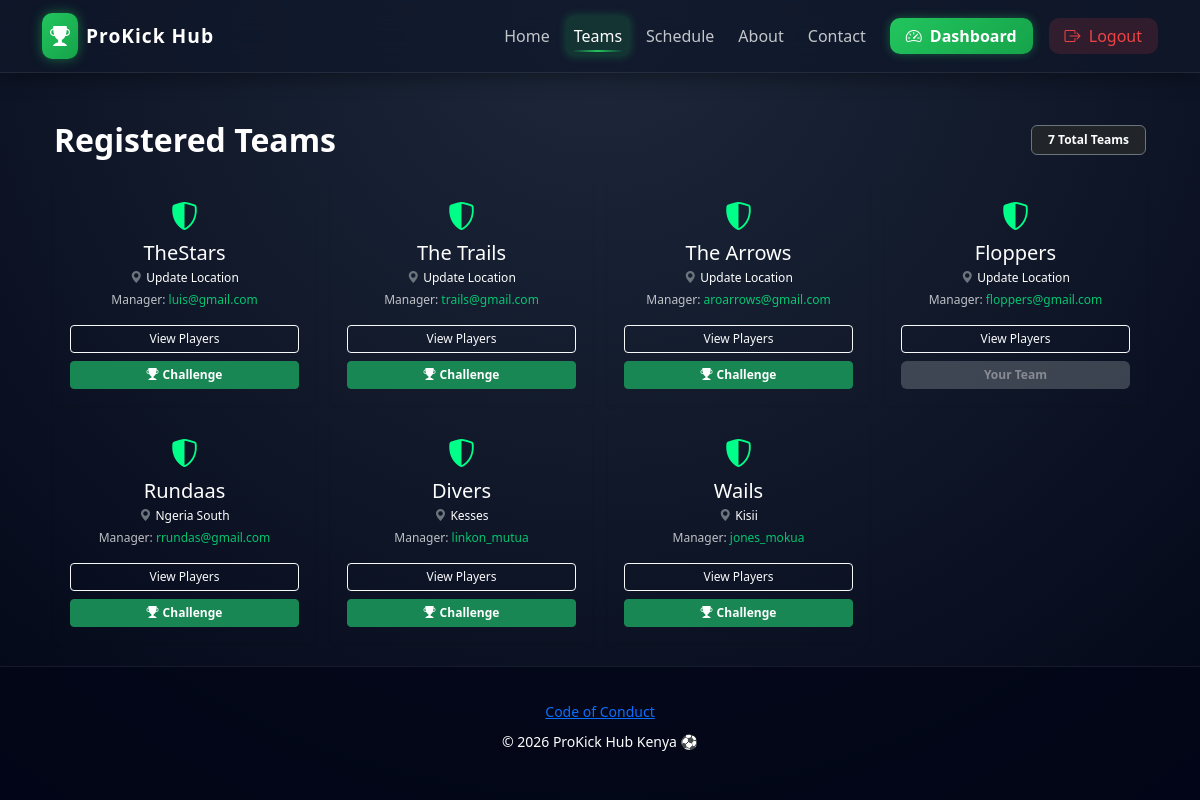
/teams/ (signed in), run on the app's committed database.
### soccerApp/models.py (models this page shows, shortened)
class Team(models.Model):
    manager = models.OneToOneField(User, on_delete=models.CASCADE, related_name='team')
    name = models.CharField(max_length=100)
    location = models.CharField(max_length=255, default="Kisumu", help_text="Enter home ground or city")
    created_at = models.DateTimeField(auto_now_add=True)

### soccerApp/views.py (the view)
# urls.py: path('teams/', views.team_list, name='team_list'),
def team_list(request):
    teams = Team.objects.all()
    return render(request, 'soccerApp/team_list.html', {'teams': teams})

### soccerApp/templates/soccerApp/team_list.html (shortened to what this page needs)
{% extends 'soccerApp/base.html' %}
{% block content %}
<div class="container mt-4">
    <div class="d-flex justify-content-between align-items-center mb-4">
        <h2 class="mb-0 text-white fw-bold">Registered Teams</h2>
        <span class="badge bg-dark border border-secondary text-white px-3 py-2">{{ teams.count }} Total Teams</span>
    </div>
    <div class="row g-3">
        {% for team in teams %}
        <div class="col-6 col-md-4 col-lg-3">
            <div class="glass-card p-3 h-100 text-center shadow-sm d-flex flex-column">
                <div class="h3 mb-2 text-accent"><i class="bi bi-shield-shaded"></i></div>
                <h5 class="mb-1 text-truncate text-white">{{ team.name }}</h5>
                <p class="text-white smaller mb-1">
                    <i class="bi bi-geo-alt-fill me-1 text-secondary"></i>{{ team.location }}
                </p>
                <p class="smaller text-light opacity-75 mb-3">
                    Manager: <span class="text-accent">{{ team.manager.username }}</span>
                </p>
                <div class="mt-auto d-grid gap-2">
                    <button type="button"
                            class="btn btn-sm btn-outline-light py-1 w-100"
                            data-bs-toggle="modal"
                            data-bs-target="#teamModal{{ team.id }}"
                            style="font-size: 0.75rem;">
                        View Players
                    </button>
                    {% if user.is_authenticated %}
                        {% if user.team == team %}
                            <span class="badge bg-secondary smaller py-2 opacity-50">Your Team</span>
                        {% elif user.team %}
                            <a href="{% url 'send_challenge' team.id %}"
                               class="btn btn-sm btn-success py-1 fw-bold w-100"
                               style="font-size: 0.75rem;">
                                <i class="bi bi-trophy-fill me-1"></i>Challenge
                            </a>
                        {% else %}
                            <span class="text-muted smaller">View Only</span>
                        {% endif %}
                    {% else %}
                        <a href="{% url 'login' %}" class="btn btn-sm btn-outline-secondary py-1 w-100" style="font-size: 0.75rem;">Login to Challenge</a>
                    {% endif %}
                </div>
            </div>
        </div>
        {% endfor %}
    </div>
</div>
{% endblock %}

### soccerApp/templates/soccerApp/base.html (style rules this page uses)
:root { --bg-dark: #0f172a; --card-dark: rgba(30, 41, 59, 0.7); --accent: #22c55e; --accent-glow: rgba(34, 197, 94, 0.4); --text-light: #f8fafc; }
body { background: radial-gradient(circle at top, #1e293b, #020617); color: var(--text-light); font-family: 'Segoe UI', Tahoma, Geneva, Verdana, sans-serif; min-height: 100vh; display: flex; flex-direction: column; }

### soccerApp/templates/soccerApp/team_list.html (style rules this page uses)
.smaller { font-size: 0.75rem; }
.text-accent { color: #00ff88; }

### data on the page
Team: name "TheStars", location "Update Location", manager.username "luis@gmail.com", shows "Challenge"
Team: name "The Trails", location "Update Location", manager.username "trails@gmail.com", shows "Challenge"
Team: name "The Arrows", location "Update Location", manager.username "aroarrows@gmail.com", shows "Challenge"
Team: name "Floppers", location "Update Location", manager.username "floppers@gmail.com", shows "Your Team"
Team: name "Rundaas", location "Ngeria South", manager.username "rrundas@gmail.com", shows "Challenge"
Team: name "Divers", location "Kesses", manager.username "linkon_mutua", shows "Challenge"
Team: name "Wails", location "Kisii", manager.username "jones_mokua", shows "Challenge"

### other printed values
{{ teams.count }} "7"
